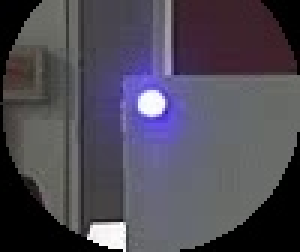
#> input picture vision4location/scripts/image/circle_roi_0.jpg, 100 x 84 px (shown 3 times larger)
$ python show_lightness_3d.py --input image/circle_roi_0.jpg
#> lines starting #> are read from the running program, lines starting #| are printed output that depends on the picture; after the words box and inside, x2 and y2 are one past the last pixel; in counts of white or black regions, pixels touching at a corner belong together
#!/usr/bin/env python3
# -*- coding: utf-8 -*-
"""
将图片转为灰度图并绘制三维亮度可视化

功能：
    - 读取图片文件
    - 转换为灰度图
    - 根据亮度值绘制三维可视化（x, y坐标为位置，亮度值为高度）

作者: 杨久春
时间: 2025-01-XX
"""

import cv2
import numpy as np
import matplotlib
# 设置非交互式后端，适用于SSH环境
matplotlib.use('Agg')
import matplotlib.pyplot as plt
from mpl_toolkits.mplot3d import Axes3D
import argparse
import os
from pathlib import Path


class Lightness3DVisualizer:
    """
    三维亮度可视化类

    功能：
        - 读取图片文件并转换为灰度图
        - 查找极值点
        - 绘制三维可视化（表面图和散点图）
    """

    def __init__(self, colormap: str = 'viridis'):
        """
        初始化可视化器

        参数:
            colormap: 默认颜色映射
        """
        self.colormap = colormap
        self.gray_image = None
        self.extrema_info = None

    def load_and_convert_to_grayscale(self, image_path: str) -> np.ndarray:
        """
        加载图片并转换为灰度图

        参数:
            image_path: 图片文件路径

        返回:
            gray_image: 灰度图数组
        """
        if not os.path.exists(image_path):
            raise FileNotFoundError(f"图片文件不存在: {image_path}")

        # 读取图片
        image = cv2.imread(image_path)
        if image is None:
            raise ValueError(f"无法读取图片文件: {image_path}")

        # 转换为灰度图
        self.gray_image = cv2.cvtColor(image, cv2.COLOR_BGR2GRAY)

        return self.gray_image

    def find_extrema_points(self, gray_image: np.ndarray = None) -> dict:
        """
        查找灰度图中的极值点（最大值和最小值点）

        参数:
            gray_image: 灰度图数组，如果为None则使用self.gray_image

        返回:
            extrema: 包含极值点信息的字典
                - max_value: 最大值
                - max_positions: 最大值点的坐标列表 [(y1, x1), (y2, x2), ...]
                - min_value: 最小值
                - min_positions: 最小值点的坐标列表 [(y1, x1), (y2, x2), ...]
        """
        if gray_image is None:
            if self.gray_image is None:
                raise ValueError("未加载图片，请先调用load_and_convert_to_grayscale或提供gray_image参数")
            gray_image = self.gray_image

        max_value = gray_image.max()
        min_value = gray_image.min()

        # 找到所有最大值和最小值的位置
        max_mask = gray_image == max_value
        min_mask = gray_image == min_value

        # 获取所有极值点的坐标 (y, x)
        max_positions = np.argwhere(max_mask)
        min_positions = np.argwhere(min_mask)

        self.extrema_info = {
            'max_value': max_value,
            'max_positions': max_positions.tolist(),  # 转换为列表，格式为 [(y, x), ...]
            'min_value': min_value,
            'min_positions': min_positions.tolist()   # 转换为列表，格式为 [(y, x), ...]
        }

        return self.extrema_info

    def visualize_3d_lightness(self, gray_image: np.ndarray = None,
                               downsample: int = 1,
                               colormap: str = None,
                               title: str = '3D Lightness Visualization',
                               save_path: str = None,
                               show: bool = True,
                               mark_extrema: bool = True):
        """
        绘制灰度图的三维可视化

        参数:
            gray_image: 灰度图数组，如果为None则使用self.gray_image
            downsample: 下采样因子，用于减少数据点（默认1，即不采样）
                        例如downsample=2表示每隔2个像素采样一次
            colormap: 颜色映射（默认使用self.colormap）
            title: 图表标题
            save_path: 保存路径，如果为None则不保存
            show: 是否显示图表
            mark_extrema: 是否标记极值点（默认True）

        返回:
            extrema_info: 极值点信息字典（如果mark_extrema为True）
        """
        if gray_image is None:
            if self.gray_image is None:
                raise ValueError("未加载图片，请先调用load_and_convert_to_grayscale或提供gray_image参数")
            gray_image = self.gray_image

        if colormap is None:
            colormap = self.colormap

        # 保存原始图像用于查找极值点
        original_image = gray_image.copy()

        # 下采样以减少数据点（提高性能）
        if downsample > 1:
            gray_image = gray_image[::downsample, ::downsample]

        height, width = gray_image.shape

        # 创建坐标网格
        x = np.arange(0, width)
        y = np.arange(0, height)
        X, Y = np.meshgrid(x, y)

        # 亮度值作为Z轴
        Z = gray_image.astype(float)

        # 创建3D图形
        fig = plt.figure(figsize=(12, 10))
        ax = fig.add_subplot(111, projection='3d')

        # 绘制3D表面图
        surf = ax.plot_surface(X, Y, Z,
                              cmap=colormap,
                              linewidth=0,
                              antialiased=True,
                              alpha=0.9)

        # 查找并标记极值点
        extrema_info = None
        if mark_extrema:
            extrema = self.find_extrema_points(original_image)
            extrema_info = extrema

        # 将原始坐标转换为下采样后的坐标
        max_x_list = []
        max_y_list = []
        max_z_list = []
        min_x_list = []
        min_y_list = []
        min_z_list = []

        for y_orig, x_orig in extrema['max_positions']:
            # 计算下采样后的坐标
            x_down = x_orig // downsample
            y_down = y_orig // downsample
            # 确保坐标在范围内
            if 0 <= x_down < width and 0 <= y_down < height:
                max_x_list.append(x_down)
                max_y_list.append(y_down)
                max_z_list.append(gray_image[y_down, x_down])

        for y_orig, x_orig in extrema['min_positions']:
            # 计算下采样后的坐标
            x_down = x_orig // downsample
            y_down = y_orig // downsample
            # 确保坐标在范围内
            if 0 <= x_down < width and 0 <= y_down < height:
                min_x_list.append(x_down)
                min_y_list.append(y_down)
                min_z_list.append(gray_image[y_down, x_down])

        # 标记最大值点（红色）
        if max_x_list:
            ax.scatter(max_x_list, max_y_list, max_z_list,
                      c='red', s=200, marker='^',
                      label=f'最大值点 (值={extrema["max_value"]})',
                      edgecolors='darkred', linewidths=2, zorder=10)

        # 标记最小值点（蓝色）
        if min_x_list:
            ax.scatter(min_x_list, min_y_list, min_z_list,
                      c='blue', s=200, marker='v',
                      label=f'最小值点 (值={extrema["min_value"]})',
                      edgecolors='darkblue', linewidths=2, zorder=10)

            # 添加图例
            if max_x_list or min_x_list:
                ax.legend(loc='upper left')

        # 设置标签和标题
        ax.set_xlabel('X (像素)', fontsize=12)
        ax.set_ylabel('Y (像素)', fontsize=12)
        ax.set_zlabel('亮度值', fontsize=12)
        ax.set_title(title, fontsize=14, fontweight='bold')

        # 添加颜色条
        fig.colorbar(surf, ax=ax, shrink=0.5, aspect=20, label='亮度值')

        # 设置视角
        ax.view_init(elev=30, azim=45)

        # 保存图片
        if save_path:
            plt.savefig(save_path, dpi=300, bbox_inches='tight')
            print(f"3D可视化已保存到: {save_path}")

        # 显示图表
        if show:
            plt.show()
        else:
            plt.close()

        return extrema_info

    # [136 lines left out: function visualize_3d_scatter, not called in this run]


def main():
    """主函数"""
    parser = argparse.ArgumentParser(
        description='将图片转为灰度图并绘制三维亮度可视化',
        formatter_class=argparse.RawDescriptionHelpFormatter,
        epilog="""
使用示例:
  # 基本用法：自动保存图片（默认行为，适用于SSH环境）
  python show_lightness_3d.py -i image.jpg
  # 输出文件：image_3d.png（自动生成）

  # 指定输出路径
  python show_lightness_3d.py -i image.jpg -o output.png

  # 显示图形窗口（本地图形环境）
  python show_lightness_3d.py -i image.jpg --show

  # 使用散点图模式（适合大图片）
  python show_lightness_3d.py -i image.jpg --mode scatter

  # 自定义下采样和颜色映射
  python show_lightness_3d.py -i image.jpg --downsample 3 --colormap hot
        """
    )

    parser.add_argument('-i', '--input', type=str, required=True,
                       help='输入图片路径')
    parser.add_argument('-o', '--output', type=str, default=None,
                       help='输出图片路径（可选，如未指定则自动生成：输入文件名_3d_lightness.png）')
    parser.add_argument('--mode', type=str, default='surface',
                       choices=['surface', 'scatter'],
                       help='可视化模式：surface（表面图）或scatter（散点图，适合大图片）')
    parser.add_argument('--downsample', type=int, default=1,
                       help='下采样因子，用于减少数据点（默认1，即不采样）')
    parser.add_argument('--colormap', type=str, default='viridis',
                       help='颜色映射（默认viridis，可选：viridis, plasma, inferno, hot, cool, gray等）')
    parser.add_argument('--title', type=str, default=None,
                       help='图表标题（默认使用文件名）')
    parser.add_argument('--show', action='store_true',
                       help='显示图表窗口（默认不显示，仅保存图片，适用于SSH环境）')
    parser.add_argument('--no-show', action='store_true',
                       help='不显示图表（仅保存），这是默认行为')
    parser.add_argument('--no-mark-extrema', action='store_true',
                       help='不标记极值点')

    args = parser.parse_args()

    try:
        # 创建可视化器实例
        visualizer = Lightness3DVisualizer(colormap=args.colormap)

        # 加载并转换图片
        print(f"正在加载图片: {args.input}")
        gray_image = visualizer.load_and_convert_to_grayscale(args.input)
#> in load_and_convert_to_grayscale, image is the input picture: shape (84, 100, 3); mean B, G, R 85.2, 73.5, 77.4
#> in load_and_convert_to_grayscale, `self.gray_image = cv2.cvtColor(image, cv2.COLOR_BGR2GRAY)`:
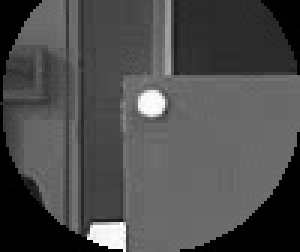
#> self.gray_image: shape (84, 100) (shown 3 times larger); min 0, max 255, mean 76
        print(f"图片尺寸: {gray_image.shape[1]}x{gray_image.shape[0]}")
#| 图片尺寸: 100x84
        print(f"亮度值范围: {gray_image.min()} - {gray_image.max()}")
#| 亮度值范围: 0 - 255

        # 查找极值点
        extrema = visualizer.find_extrema_points()
#> in find_extrema_points, `max_value = gray_image.max()`: max_value = 255
#> in find_extrema_points, `min_value = gray_image.min()`: min_value = 0
#> in find_extrema_points, `max_mask = gray_image == max_value`:
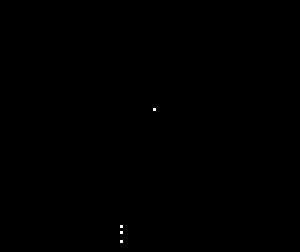
#> max_mask: shape (84, 100) bool (shown 3 times larger); 0.05% white in thin lines or dots, all inside (x1, y1, x2, y2) = (40, 36, 52, 81)
#> in find_extrema_points, `min_mask = gray_image == min_value`:
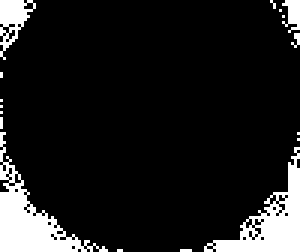
#> min_mask: shape (84, 100) bool (shown 3 times larger); 11.6% white; 17 white regions (13 under 20 px), largest, box (x1, y1, x2, y2) and area: (0, 44, 36, 84) 420, (68, 49, 100, 84) 372, (0, 0, 12, 20) 109, (94, 0, 100, 11) 42
#> in find_extrema_points, `max_positions = np.argwhere(max_mask)`: max_positions = [[36, 51], [75, 40], [77, 40], [80, 40]]
#> in find_extrema_points, `min_positions = np.argwhere(min_mask)`: min_positions = 973 pairs, first value 0 to 83, second value 0 to 99
#> extrema = 4 items

        # 输出极值点信息
        print("\n" + "="*60)
        print("极值点信息:")
        print("="*60)
        print(f"最大值: {extrema['max_value']}")
#| 最大值: 255
        print(f"最大值点数量: {len(extrema['max_positions'])}")
#| 最大值点数量: 4
        if len(extrema['max_positions']) > 0:
            print("最大值点坐标 (x, y):")
            for i, (y, x) in enumerate(extrema['max_positions'][:10], 1):  # 最多显示10个
                print(f"  {i}. ({x}, {y})")
#> this loop made 4 passes
#|   1. (51, 36)
#|   2. (40, 75)
#|   3. (40, 77)
#|   4. (40, 80)
            if len(extrema['max_positions']) > 10:
                print(f"  ... 还有 {len(extrema['max_positions']) - 10} 个最大值点")

        print(f"\n最小值: {extrema['min_value']}")
#| 最小值: 0
        print(f"最小值点数量: {len(extrema['min_positions'])}")
#| 最小值点数量: 973
        if len(extrema['min_positions']) > 0:
            print("最小值点坐标 (x, y):")
            for i, (y, x) in enumerate(extrema['min_positions'][:10], 1):  # 最多显示10个
                print(f"  {i}. ({x}, {y})")
#> this loop made 10 passes
#> x on passes 1 to 10: 0, 1, 2, 3, 4, 5, 6, 7, 9, 10
#|   1. (0, 0)
#|   2. (1, 0)
#|   3. (2, 0)
#|   4. (3, 0)
#|   5. (4, 0)
#|   6. (5, 0)
#|   7. (6, 0)
#|   8. (7, 0)
#> (further printed lines are left out)
            if len(extrema['min_positions']) > 10:
                print(f"  ... 还有 {len(extrema['min_positions']) - 10} 个最小值点")
#> (printed output is left out)
        print("="*60 + "\n")

        # 确定标题
        if args.title is None:
            title = f'3D Lightness Visualization: {Path(args.input).name}'
        else:
            title = args.title

        # 如果没有指定输出路径，自动生成一个
        output_path = args.output
        if output_path is None:
            input_path = Path(args.input)
            output_path = input_path.parent / f"{input_path.stem}_3d.png"
            print(f"未指定输出路径，将保存到: {output_path}")

        # 根据模式选择可视化方法
        mark_extrema = not args.no_mark_extrema
        extrema_info = None

        # 确定是否显示图形：默认不显示（适用于SSH环境），除非明确指定--show
        if args.show:
            show_graph = True
        elif args.no_show:
            show_graph = False
        else:
            # 默认不显示，除非有DISPLAY环境变量（本地图形环境）
            show_graph = os.getenv('DISPLAY') is not None

        if args.mode == 'surface':
            # 对于大图片，自动调整下采样
            if args.downsample == 1 and gray_image.size > 500000:
                auto_downsample = max(2, int(np.sqrt(gray_image.size / 500000)))
                print(f"图片较大，自动下采样因子: {auto_downsample}")
                extrema_info = visualizer.visualize_3d_lightness(
                    downsample=auto_downsample,
                    colormap=args.colormap,
                    title=title,
                    save_path=str(output_path),
                    show=show_graph,
                    mark_extrema=mark_extrema
                )
            else:
                extrema_info = visualizer.visualize_3d_lightness(
                    downsample=args.downsample,
                    colormap=args.colormap,
                    title=title,
                    save_path=str(output_path),
                    show=show_graph,
                    mark_extrema=mark_extrema
                )
#> in visualize_3d_lightness, `surf = ax.plot_surface(X, Y, Z, cmap=colormap, linewidth=0, antialiase..`:
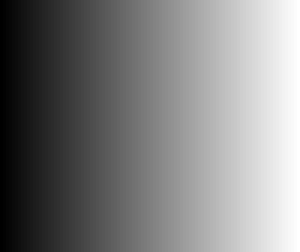
#> X: shape (84, 100) int64 (shown 3 times larger); min 0, max 99, mean 49.5; drawn with min black and max white
#> the loop in visualize_3d_lightness, `for y_orig, x_orig in extrema['max_positions']:` made 4 passes
#> (y_orig, x_orig, x_down, y_down) on passes 1 to 4: (36, 51, 51, 36), (75, 40, 40, 75), (77, 40, 40, 77), (80, 40, 40, 80)
#> after the loop in visualize_3d_lightness, `for y_orig, x_orig in extrema['max_positions']:`: max_x_list = [51, 40, 40, 40]; max_y_list = [36, 75, 77, 80]; max_z_list = [255, 255, 255, 255]
#> the loop in visualize_3d_lightness, `for y_orig, x_orig in extrema['min_positions']:` made 973 passes
#> (y_orig, x_orig, x_down, y_down) on passes 1 to 3: (0, 0, 0, 0), (0, 1, 1, 0), (0, 2, 2, 0)
#> after the loop in visualize_3d_lightness, `for y_orig, x_orig in extrema['min_positions']:`: min_x_list = 973 values, max 99 at index 15, min 0 at index 0, mean 44.92; min_y_list = 973 values from 0 to 83; min_z_list = 973 values from 0 to 0
#> in visualize_3d_lightness, `plt.savefig(save_path, dpi=300, bbox_inches='tight')`:
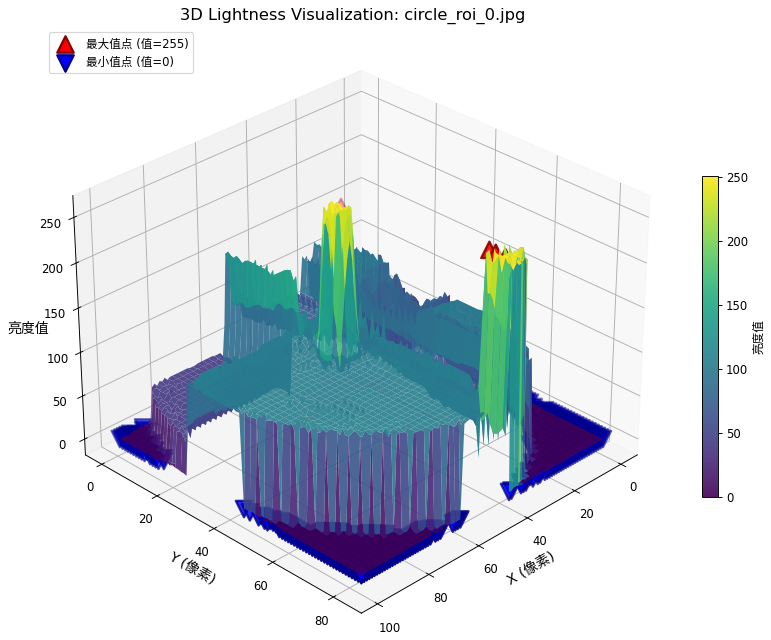
#> figure drawn by matplotlib, 2 panels
#> extrema_info = 4 items
        else:  # scatter mode
            # 散点图模式默认使用更大的下采样
            downsample = args.downsample if args.downsample > 1 else 5
            extrema_info = visualizer.visualize_3d_scatter(
                downsample=downsample,
                colormap=args.colormap,
                title=title,
                save_path=str(output_path),
                show=show_graph,
                mark_extrema=mark_extrema
            )

        print("\n✓ 可视化完成!")
        return 0

    except Exception as e:
        print(f"\n错误: {e}")
        import traceback
        traceback.print_exc()
        return 1


if __name__ == '__main__':
    exit(main())
#> (the program exits here)

$ run again, on vision4location/scripts/image/circle_roi_2.jpg
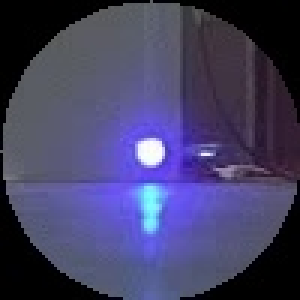
#> input picture vision4location/scripts/image/circle_roi_2.jpg, 100 x 100 px (shown 3 times larger)
#> in load_and_convert_to_grayscale, image is the input picture: shape (100, 100, 3); mean B, G, R 101.4, 64.8, 67.4
#| 图片尺寸: 100x100
#| 亮度值范围: 0 - 254
#> max_value = 254
#> min_value = 0
#> max_mask: shape (100, 100) bool; 0.02% white in thin lines or dots, all inside (x1, y1, x2, y2) = (48, 50, 51, 52)
#> in find_extrema_points, `min_mask = gray_image == min_value`:
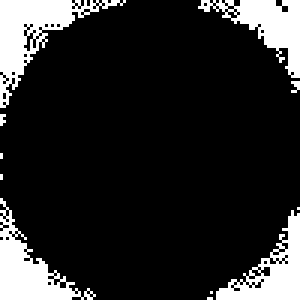
#> min_mask: shape (100, 100) bool (shown 3 times larger); 15.5% white; 11 white regions (7 under 20 px), largest, box (x1, y1, x2, y2) and area: (0, 0, 42, 36) 467, (0, 66, 32, 100) 381, (66, 0, 100, 26) 347, (72, 70, 100, 100) 337
#> max_positions = [[50, 50], [51, 48]]
#> min_positions = 1554 pairs, first value 0 to 99, second value 0 to 99
#> in main, `extrema = visualizer.find_extrema_points()`: extrema = 4 items
#| 最大值: 254
#| 最大值点数量: 2
#> the loop in main, `for i, (y, x) in enumerate(extrema['max_positions'][:10], 1):` made 2 passes
#> (i, y, x) on passes 1 to 2: (1, 50, 50), (2, 51, 48)
#> (printed output is left out)
#| 最小值: 0
#| 最小值点数量: 1554
#> the loop in main, `for i, (y, x) in enumerate(extrema['min_positions'][:10], 1):` made 10 passes
#|   1. (0, 0)
#|   2. (1, 0)
#|   3. (2, 0)
#|   4. (3, 0)
#|   5. (4, 0)
#> (further printed lines are left out)
#> (printed output is left out)
#> the loop in visualize_3d_lightness, `for y_orig, x_orig in extrema['max_positions']:` made 2 passes
#> (y_orig, x_orig, x_down, y_down) on passes 1 to 2: (50, 50, 50, 50), (51, 48, 48, 51)
#> after the loop in visualize_3d_lightness, `for y_orig, x_orig in extrema['max_positions']:`: max_x_list = [50, 48]; max_y_list = [50, 51]; max_z_list = [254, 254]
#> the loop in visualize_3d_lightness, `for y_orig, x_orig in extrema['min_positions']:` made 1554 passes
#> (x_orig, x_down, y_down) on passes 1 to 3: (0, 0, 0), (1, 1, 0), (2, 2, 0)
#> after the loop in visualize_3d_lightness, `for y_orig, x_orig in extrema['min_positions']:`: min_x_list = 1554 values, max 99 at index 60, min 0 at index 0, mean 45.55; min_y_list = 1554 values from 0 to 99; min_z_list = 1554 values from 0 to 0
#> in visualize_3d_lightness, `plt.savefig(save_path, dpi=300, bbox_inches='tight')`:
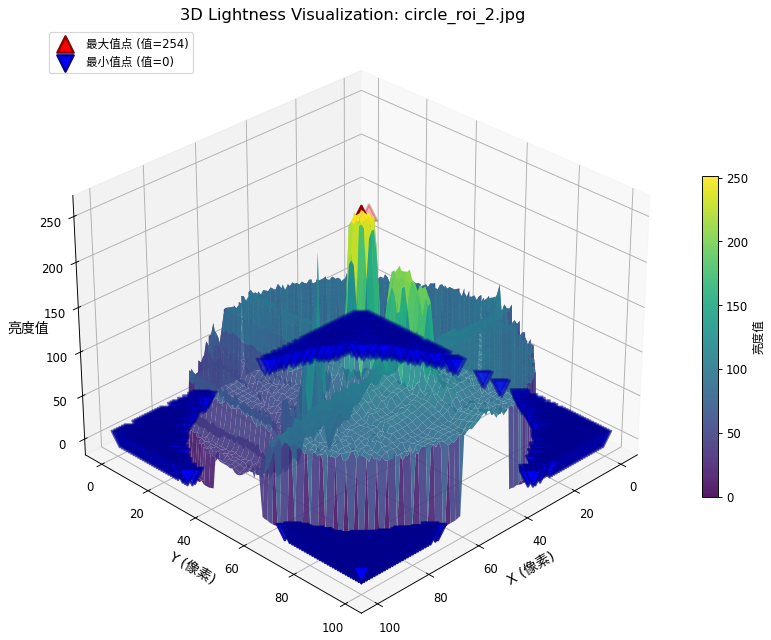
#> figure drawn by matplotlib, 2 panels
#> in main, `extrema_info = visualizer.visualize_3d_lightness( downsample=args.down..`: extrema_info = 4 items
